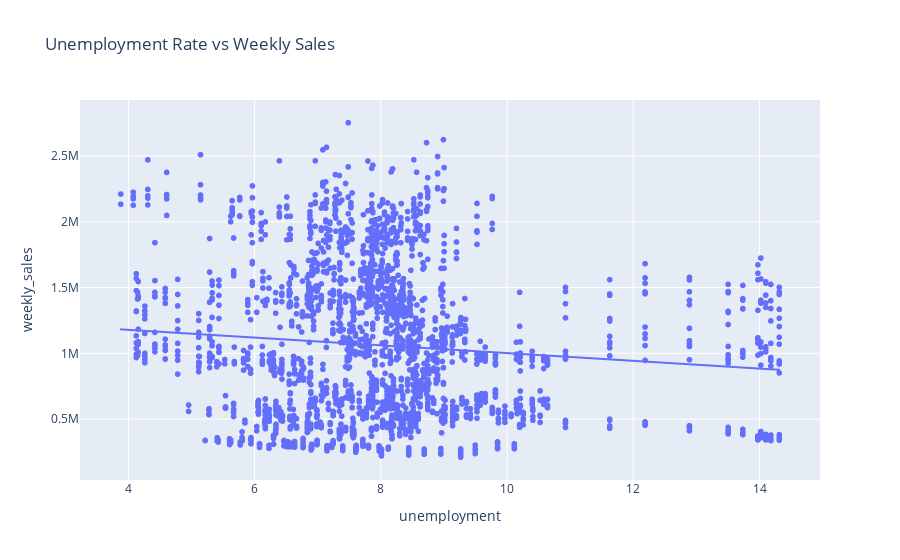

Notebook code cell kept with this figure:
### Code cell
# Unemployment vs Weekly Sales

fig = px.scatter(df, x='unemployment', y='weekly_sales',
                 title='Unemployment Rate vs Weekly Sales', trendline='ols')
fig.show()

### Figure 1 — Plotly figure (JSON) as saved in the notebook; plotly's stock layout.template omitted (floating-point values rounded to 4 significant figures; data arrays with more than 128 entries replaced by an {"elided": "..."} marker saying what was removed)
{"data": [{"hovertemplate": "unemployment=%{x}<br>weekly_sales=%{y}<extra></extra>", "legendgroup": "", "marker": {"color": "#636efa", "symbol": "circle"}, "mode": "markers", "name": "", "showlegend": false, "type": "scattergl", "x": {"elided": "2565 float values"}, "xaxis": "x", "y": {"elided": "2565 float values"}, "yaxis": "y"}, {"hovertemplate": "<b>OLS trendline</b><br>weekly_sales = -29442.2 * unemployment + 1.29607e+06<br>R<sup>2</sup>=0.009842<br><br>unemployment=%{x}<br>weekly_sales=%{y} <b>(trend)</b><extra></extra>", "legendgroup": "", "marker": {"color": "#636efa", "symbol": "circle"}, "mode": "lines", "name": "", "showlegend": false, "type": "scattergl", "x": {"elided": "2565 float values"}, "xaxis": "x", "y": {"elided": "2565 float values"}, "yaxis": "y"}], "layout": {"legend": {"tracegroupgap": 0}, "title": {"text": "Unemployment Rate vs Weekly Sales"}, "xaxis": {"anchor": "y", "domain": [0, 1], "title": {"text": "unemployment"}}, "yaxis": {"anchor": "x", "domain": [0, 1], "title": {"text": "weekly_sales"}}}}
